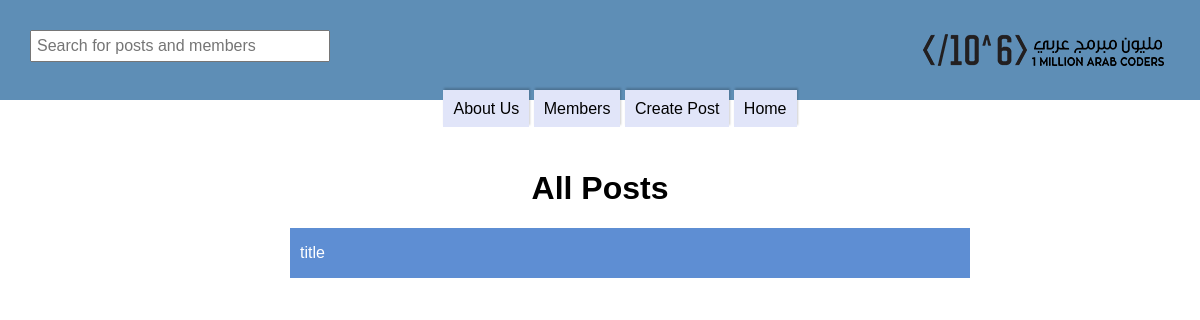
Before: / with the older database file.
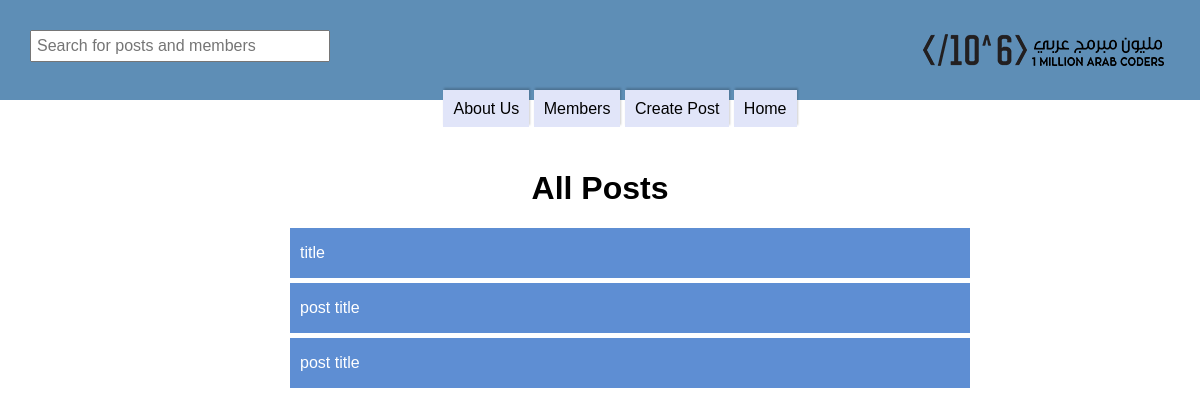
After: the same page with the newer database file.
### forum/models.py (models this page shows, shortened)
class Post(models.Model):
    title = models.CharField(max_length=60)
    content = models.TextField()
    pub_date = models.DateTimeField(auto_now=True)
    slug = models.SlugField(max_length=60)
    user = models.ForeignKey(User, models.CASCADE)

### forum/views.py (the view)
# urls.py: path('', home, name='home'),
def home(request):
    posts = Post.objects.all()
    return render(request, 'index.html', {'posts': posts})

### templates/index.html (shortened to what this page needs)
{% extends 'base.html' %}
{% load static %}
{% block content %}
   <main class="all-posts">
        <h1>All Posts</h1>
        <ul>
            {% for post in posts %}
                <li class="post"><a href="#">{{ post.title }}</a></li>
            {% empty %}
                <li class="no-posts">There is no posts yet</li>
            {% endfor %}
        </ul>
    </main>
{% endblock %}

### templates/base.html (shortened to what this page needs)
<!DOCTYPE html>
{% load static %}
<html lang="en">
<head>
    <link rel="stylesheet" href="{% static 'css/normalize.css'%}">
    <link rel="stylesheet" href="{% static 'css/app.css'%}">
</head>
<body>
    <header class="main-header">
        <div>
            <form method="get">
               <input type="search" placeholder="Search for posts and members">
           </form>
           <div id="logo"></div>
       </div>
        <nav>
            <ul>
                <li><a href="#">About Us</a></li>
                <li><a href="#">Members</a></li>
                <li><a href="{% url 'add_post' %}">Create Post</a></li>
                <li><a href="#">Home</a></li>
             </ul
        </nav>
    </header>
    {% block content %}
    {% endblock %}
</body>
</html>

### static/css/app.css (style rules this page uses)
body { font-family: Arial }
a { text-decoration: none; }
.main-header { width: 100%; height: 100px; background-color: #5e8eb6 }
.main-header div { height: 100%; display: flex; justify-content: space-between }
.main-header div>* { margin: 30px }
.main-header div form { width: 25%; }
.main-header div form input { padding: 5px; width: 100%; }
.main-header div #logo { height: 42px; width: 252px; background-image: url("/static/images/logo.png") }
.main-header nav { width: 700px; margin: 0 auto; }
.main-header nav ul { list-style: none; text-align: center; margin: 0 }
.main-header nav ul li { display: inline; margin: 50px 0 0; }
.main-header nav ul li a { background-color: #e1e5f9; padding: 10px; margin-top: 5px; color: black; box-shadow: 1px -2px 2px 0 rgba(0, 0, 0, .2) }
.all-posts, .add-post { width: 700px; margin: 0 auto; font-family: Arial; }
.all-posts h1 { text-align: center; color: black; margin-top: 70px }
.all-posts ul { list-style: none; }
.all-posts ul li { background-color: #5e8ed3; color: white; height: 30px; padding: 10px; margin: 5px 0; line-height: 30px; width: 100%; }
.post a, .post a:link .post a:visited, .post a:active { color: white; }

Changed rows visible on the page:
added Post: title "post title"
added Post: title "post title"
